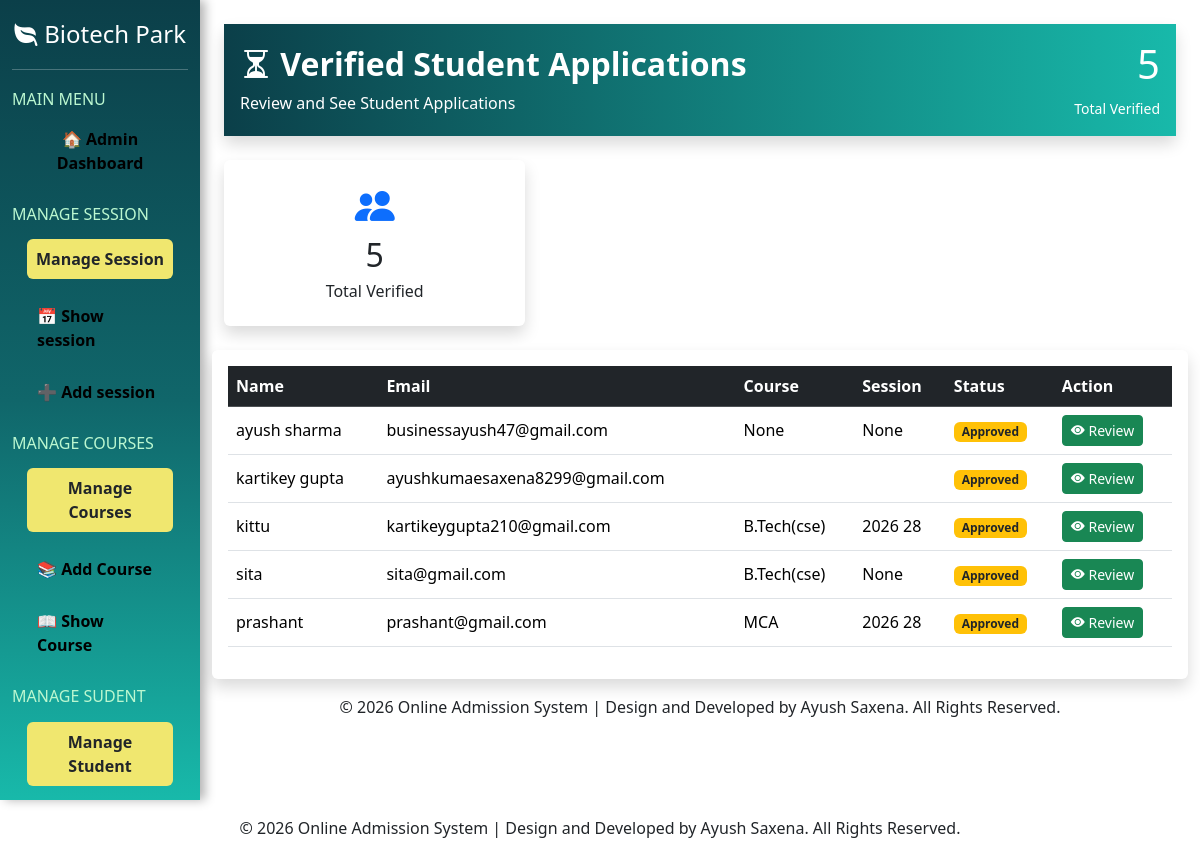
Before: /verified_students/ (signed in) with the older database file.
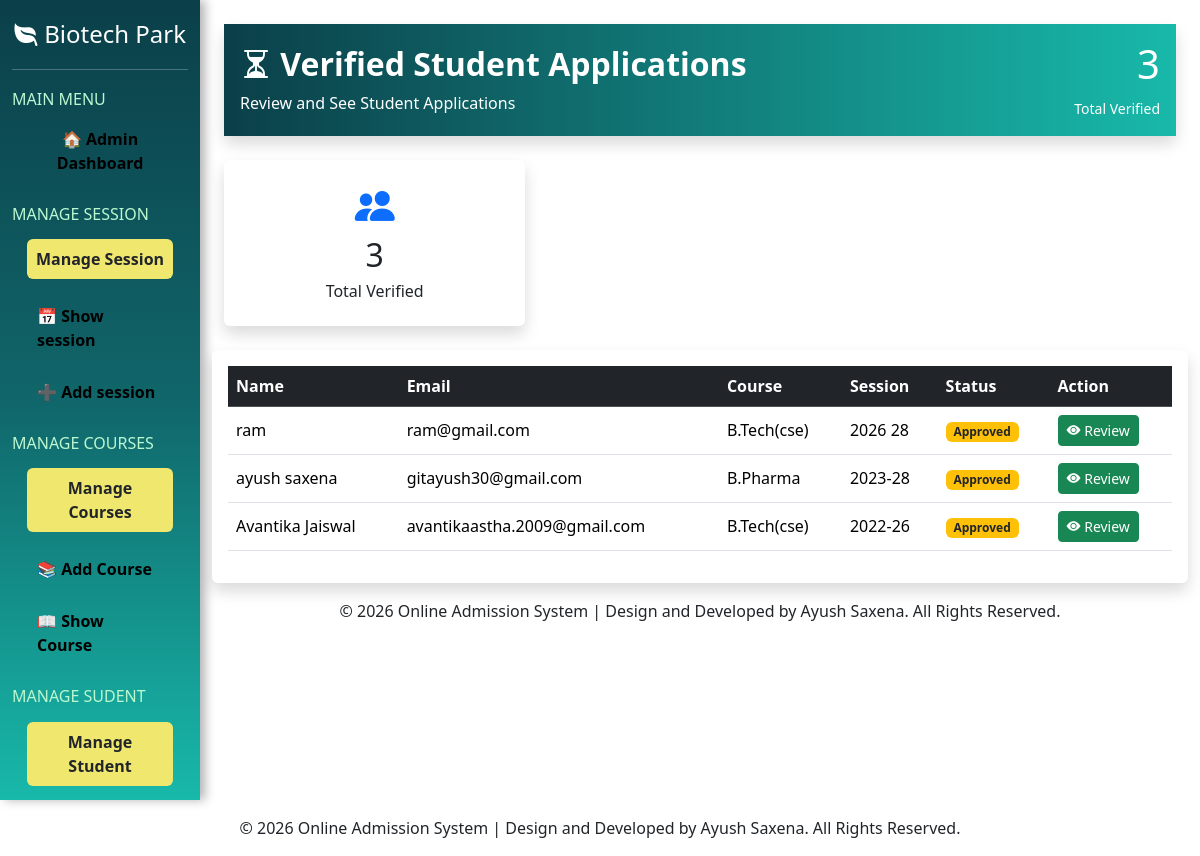
After: the same page with the newer database file.
### myapp/models.py (models this page shows)
class tbl_student(models.Model):
    sid=models.IntegerField(primary_key=True,auto_created=True)
    name=models.CharField(max_length=225,null=True)
    emailaddress=models.EmailField(max_length=225,null=True)
    password=models.CharField(max_length=16,null=True)
    contact_no=models.IntegerField(null=True)
    gender=models.CharField(max_length=2,null=True)
    dob=models.DateField(null=True,blank=True)
    f_name=models.CharField(max_length=255,null=True)
    m_name=models.CharField(max_length=255,null=True)
    address=models.CharField(max_length=500,null=True)
    aadhar_no=models.IntegerField(blank=True,null=True)
    aadhar_pic=models.FileField(upload_to='student_documents',null=True)
    Session=models.CharField(max_length=50,null=True)
    course=models.CharField(max_length=500,null=True)
    course_duration=models.CharField(max_length=50,null=True)
    hs_percentage=models.CharField(max_length=20,null=True)
    hs_marksheet=models.FileField(upload_to='student_documents',null=True)
    inter_percentage=models.CharField(max_length=20,null=True)
    inter_marksheet=models.FileField(upload_to='student_documents',null=True)
    profile_pic=models.FileField(upload_to='student_documents',null=True)
    sign=models.FileField(upload_to='student_documents',null=True)
    application_status=models.CharField(max_length=20,null=True)
    fees=models.IntegerField(null=True)
    fees_status=models.CharField(max_length=20,default="Unpaid")
    payment_id=models.CharField(max_length=100,null=True,blank=True)
    payment_date=models.DateTimeField(null=True,blank=True)
    step1_completed = models.BooleanField(default=False)
    step2_completed = models.BooleanField(default=False)

### myapp/views.py (the view)
# urls.py: path('verified_students/',verified_students,name='verified_students'),
@never_cache
@admin_required
def verified_students(request):
    if 'adminid' not in request.session:
        return redirect('adminlogin')
    students = tbl_student.objects.filter(
        application_status="Approved"
    )
    return render(
            request,
            "admin/verified_students.html",
            {
                "students": students
            }
        )

### myapp/templates/admin/verified_students.html
{% extends 'admin/adminlayout.html' %}
{% block admin %}
<div class="container-fluid mt-4">
    <div class="card border-0 shadow mb-4">
        <div class="card-body text-white"
             style="background:linear-gradient(90deg,#0b3f49,#18b9aa);">
            <div class="d-flex justify-content-between align-items-center">
                <div>
                    <h2 class="fw-bold">
                        <i class="bi bi-hourglass-split"></i>
                        Verified Student Applications
                    </h2>
                    <p class="mb-0">
                        Review and See Student Applications
                    </p>
                </div>
                <div class="text-end">
                    <h1>{{ students.count }}</h1>
                    <small>Total Verified</small>
                </div>
            </div>
        </div>
    </div>
    <div class="row mb-4">
        <div class="col-md-4">
            <div class="card shadow border-0">
                <div class="card-body text-center">
                    <i class="bi bi-people-fill fs-1 text-primary"></i>
                    <h2>{{ students.count }}</h2>
                    <h6>Total Verified</h6>
                </div>
            </div>
        </div>
        </div>
    </div>
    <div class="card shadow border-0">
        <div class="card-body table-responsive">
            <table class="table table-hover align-middle">
                <thead class="table-dark">
                    <tr>
                        <th>Name</th>
                        <th>Email</th>
                        <th>Course</th>
                        <th>Session</th>
                        <th>Status</th>
                        <th>Action</th>
                    </tr>
                </thead>
                <tbody>
                    {% for i in students %}
                    <tr>
                        <td>{{ i.name }}</td>
                        <td>{{ i.emailaddress }}</td>
                        <td>{{ i.course }}</td>
                        <td>{{ i.Session }}</td>
                        <td>
                            <span class="badge bg-warning text-dark">
                                Approved
                            </span>
                        </td>
                        <td>
                            <a href="{% url 'details_review' i.emailaddress %}"
                               class="btn btn-success btn-sm">
                                <i class="bi bi-eye-fill"></i>
                                Review
                            </a>
                        </td>
                    </tr>
                    {% empty %}
                    <tr>
                        <td colspan="7" class="text-center">
                            All are Verified
                        </td>
                    </tr>
                    {% endfor %}
                </tbody>
            </table>
        </div>
    </div>
    <footer class="text-center py-3 mt-auto">
        © 2026 Online Admission System | Design and Developed by Ayush Saxena. All Rights Reserved.
    </footer>
</div>
{% endblock %}

Changed rows visible on the page:
removed tbl_student: name "ayush sharma", emailaddress "businessayush47@gmail.com", course "None", Session "None"
no longer on this page (row edited): tbl_student: name "kartikey gupta", emailaddress "ayushkumaesaxena8299@gmail.com"
no longer on this page (row edited): tbl_student: name "kittu", emailaddress "kartikeygupta210@gmail.com", course "B.Tech(cse)", Session "2026 28"
removed tbl_student: name "sita", emailaddress "sita@gmail.com", course "B.Tech(cse)", Session "None"
no longer on this page (row edited): tbl_student: name "prashant", emailaddress "prashant@gmail.com", course "MCA", Session "2026 28"
now on this page (row edited): tbl_student: name "ram", emailaddress "ram@gmail.com", course "B.Tech(cse)", Session "2026 28"
added tbl_student: name "ayush saxena", emailaddress "gitayush30@gmail.com", course "B.Pharma", Session "2023-28"
added tbl_student: name "Avantika Jaiswal", emailaddress "avantikaastha.2009@gmail.com", course "B.Tech(cse)", Session "2022-26"
Other visible differences:
{{ students.count }}: "5" → "3"
